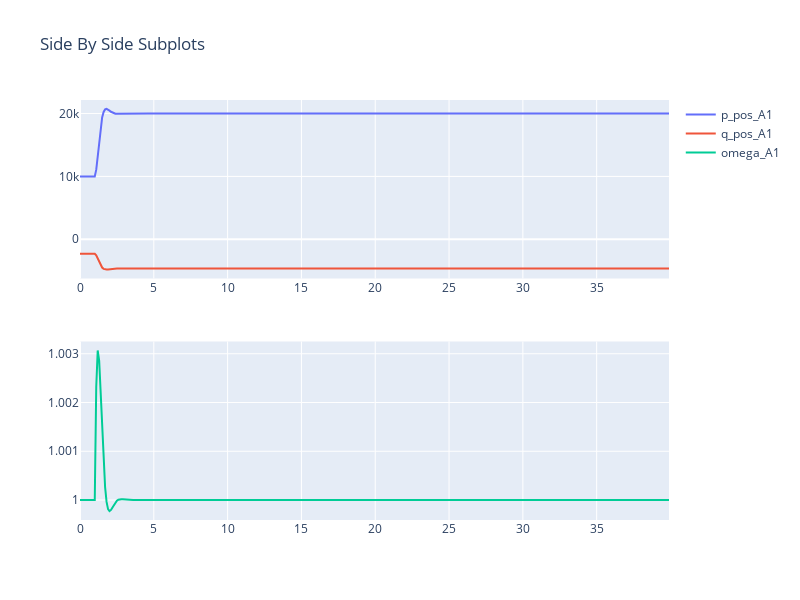

Notebook code for this chart:
### Code cell
fig = make_subplots(rows=2, cols=1)

fig.add_trace(go.Scatter(x=model.Time, y=model.get_values('p_pos_A1'), mode='lines', name='p_pos_A1 '), row=1, col=1)
fig.add_trace(go.Scatter(x=model.Time, y=model.get_values('q_pos_A1'), mode='lines', name='q_pos_A1 '), row=1, col=1)

fig.add_trace(go.Scatter(x=model.Time, y=model.get_values('omega_A1'), mode='lines', name='omega_A1 '), row=2, col=1)

fig.update_layout(height=600, width=800, title_text="Side By Side Subplots")
fig.show()

### Figure 1 — Plotly figure (JSON) as saved in the notebook; plotly's stock layout.template omitted (floating-point values rounded to 4 significant figures; data arrays with more than 128 entries replaced by an {"elided": "..."} marker saying what was removed)
{"data": [{"mode": "lines", "name": "p_pos_A1 ", "type": "scatter", "x": {"elided": "401 float values"}, "xaxis": "x", "y": {"elided": "401 float values"}, "yaxis": "y"}, {"mode": "lines", "name": "q_pos_A1 ", "type": "scatter", "x": {"elided": "401 float values"}, "xaxis": "x", "y": {"elided": "401 float values"}, "yaxis": "y"}, {"mode": "lines", "name": "omega_A1 ", "type": "scatter", "x": {"elided": "401 float values"}, "xaxis": "x2", "y": {"elided": "401 float values"}, "yaxis": "y2"}], "layout": {"height": 600, "title": {"text": "Side By Side Subplots"}, "width": 800, "xaxis": {"anchor": "y", "domain": [0, 1]}, "xaxis2": {"anchor": "y2", "domain": [0, 1]}, "yaxis": {"anchor": "x", "domain": [0.575, 1]}, "yaxis2": {"anchor": "x2", "domain": [0, 0.425]}}}
